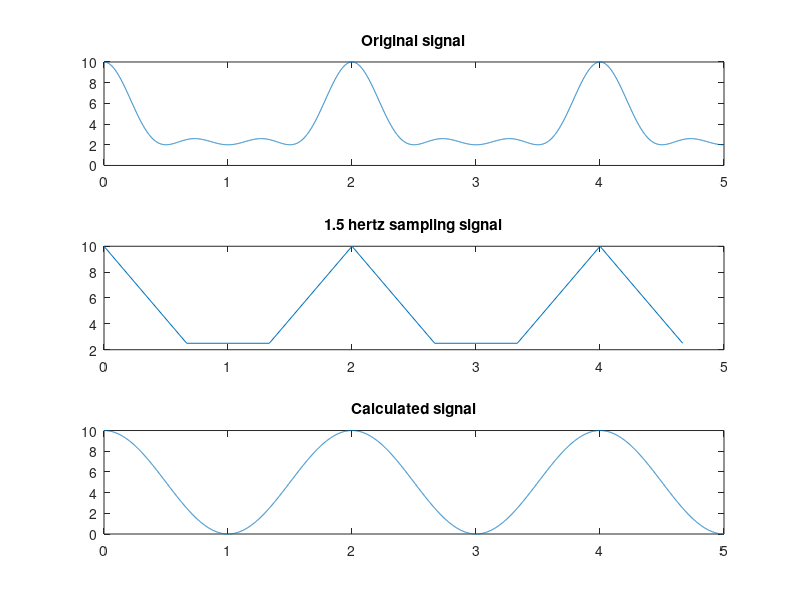

The MATLAB source for this figure:
clear all
close all
clc

t1 = 0:0.001:5;
x1 = 4+3*cos(pi*t1)+2*cos(2*pi*t1)+cos(3*pi*t1);

figure;
subplot(3,1,1);
plot(t1,x1);
title('Original signal');

t2 = 0:2/3:5;
x2 = 4+3*cos(pi*t2)+2*cos(2*pi*t2)+cos(3*pi*t2);

subplot(3,1,2);
plot(t2,x2);
title('1.5 hertz sampling signal');

x3 = 5+5*cos(pi*t1);

subplot(3,1,3);
plot(t1,x3);
title('Calculated signal');